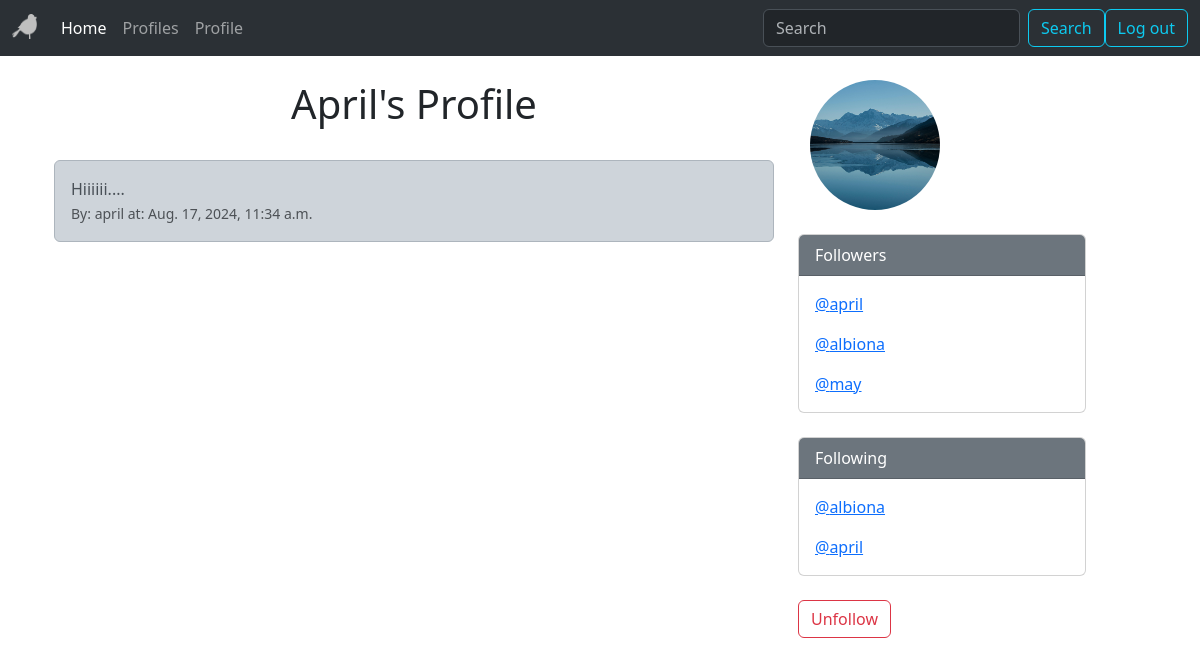
The app's page /profile/5 (signed in) with its own data.
### social/models.py (models this page shows, shortened)
class Profile(models.Model):
    user = models.OneToOneField(User, on_delete=models.CASCADE) # if user is deleted, profile is deleted
    follows = models.ManyToManyField('self', related_name='followed_by', symmetrical=False, blank=True)
    date_modified = models.DateTimeField(User, auto_now=True)
    profile_picture = models.ImageField(null=True, blank=True, upload_to='img/')

class Tweet(models.Model):
    user = models.ForeignKey(
        User, related_name="tweets", on_delete=models.DO_NOTHING
    )
    body = models.CharField(max_length=200)
    created = models.DateTimeField(auto_now_add=True)

### social/views.py (the view, shortened to what this page needs)
# urls.py: path('profile/<int:pk>', views.profile, name='profile'),
def profile(request, pk):
    if request.user.is_authenticated:
        profile = Profile.objects.get(pk=pk)
        tweets = Tweet.objects.filter(user_id=pk).order_by("-created")
        return render(request, 'profile.html', {"profile": profile, "tweets":tweets})
    else:
        messages.success(request, ('You must be logged in to view this page! Please login.'))
        return redirect('home')

### social/templates/profile.html (shortened to what this page needs)
{% extends 'base.html' %}
{% load static %}
{% block content %}
    {% if profile %}
        <div class="container">
            <div class="row">
                <div class="col-md-8">
                    <h1 class="text-center">{{ profile.user.username|capfirst }}'s Profile</h1>
                    <br>
                    {% if tweets %}
                        {% for tweet in tweets %}
                            <div class="alert alert-dark" role="alert">
                                {{ tweet.body }}<br>
                                <small class="text-muted">
                                    By: {{ tweet.user|lower }} at: {{ tweet.created }}
                                </small>
                            </div>
                        {% endfor %}
                    {% endif %}
                </div>
                <div class="col-md-4 justify-content-center align-items-center">
                    <div class="container">
                        {% if profile.profile_picture %}
                            <img src="{{ profile.profile_picture.url }}" class="card-img-top img-fluid circle" alt="..." style="width: 40%;">
                        {% endif %}
                    </div>
                    <br>
                    <div class="card" style="width: 18rem;">
                        <div class="card-header text-bg-secondary">Followers</div>
                        <div class="card-body">
                            {% for follower in profile.followed_by.all %}
                                <p class="card-text">
                                    <a href="{% url 'profile' follower.user.id %}">@{{ follower.user.username|lower }}</a>
                                </p>
                            {% endfor %}
                        </div>
                    </div>
                    <br>
                    <div class="card" style="width: 18rem;">
                        <div class="card-header text-bg-secondary">Following</div>
                        <div class="card-body">
                            {% for following in profile.follows.all %}
                                <p class="card-text">
                                    <a href="{% url 'profile' following.user.id %}">@{{ following.user.username|lower }}</a>
                                </p>
                            {% endfor %}
                        </div>
                    </div>
                    <br>
                    <form method="POST">
                        {% if profile in user.profile.follows.all %}
                            {% if request.user.id != profile.user.id %}
                                <button type="submit" class="btn btn-outline-danger" name="follow" value="unfollow">
                                    Unfollow
                                </button>
                            {% endif %}
                        {% else %}
                            {% if request.user.id != profile.user.id %}
                                <button type="submit" class="btn btn-outline-info" name="follow" value="follow">
                                    Follow
                                </button>
                            {% endif %}
                        {% endif %}
                    </form>
                    <br>
                </div>
            </div>
        </div>
    {% endif %}
{% endblock %}

### static/css/styles.css (style rules this page uses)
.circle { border-radius: 100%; width: 70%; }

### records on screen
Profile: user.username "April", profile_picture (picture), user.username "april"
Tweet: body "Hiiiiii....", user "april", created "Aug. 17, 2024, 11:34 a.m."
Profile: user.username "albiona"
Profile: user.username "may"
